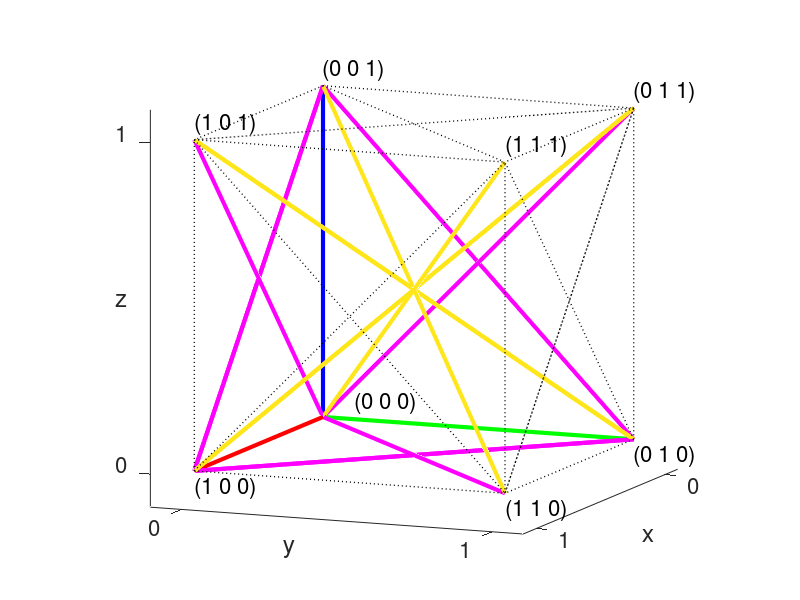
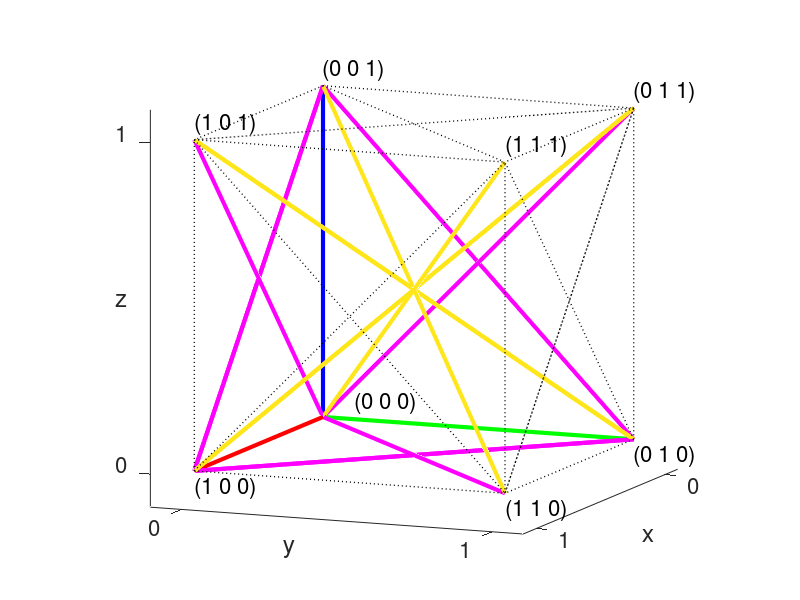

The MATLAB script that drew these images, in order:
function f = plotPattern3D()
  plot3([0], [0], [0]);

  set(gca, 'defaultlinelinewidth', 3);
  set(gca, 'xlim', [-0.1, 1.1]);
  set(gca, 'ylim', [-0.1, 1.1]);
  set(gca, 'zlim', [-0.1, 1.1]);
  
  set(gca, 'xtick', [0, 1]);
  set(gca, 'ytick', [0, 1]);
  set(gca, 'ztick', [0, 1]);

  set(gca, 'fontsize', 16);
  set(gca, 'defaulttextfontsize', 16);

  for i1=[0 1]
    for i2=[0 1]
      for j1=[0 1]
        for j2=[0 1]
          for k1=[0 1]
            for k2=[0 1]
              if (i1*i2 + j1*j2 + k1*k2) == 0 && ...
                    (i1 < i2  ...
                     || i1 == i1 && j1 < j2 ...
                     || i1 == i1 && j1 == j2 && k1 < k2)
                h = line([i1 i2], [j1 j2], [k1 k2]);
                if (i1 + i2 + j1 + j2 + k1 + k2) == 1
                  if i2 == 1
                    set(h, 'color', 'red');
                  elseif j2 == 1
                    set(h, 'color', 'green');
                  elseif k2 == 1
                    set(h, 'color', 'blue');
                  end
                elseif (i1 + i2 + j1 + j2 + k1 + k2) == 2
                  set(h, 'color', 'magenta');
                elseif (i1 + i2 + j1 + j2 + k1 + k2) == 3
                  set(h, 'color', [1 0.9 0.1]);
                else
                end
              elseif (i1 < i2  ...
                     || i1 == i1 && j1 < j2 ...
                     || i1 == i1 && j1 == j2 && k1 < k2)
                h = line([i1 i2], [j1 j2], [k1 k2]);
                set(h, 'color', 'black');
                set(h, 'linewidth', 1);
                set(h, 'linestyle', ':');
              end
            end
          end
        end
      end
    end
  end

  for i1=[0 1]
    for j1=[0 1]
      for k1=[0 1]
        if (k1 == 1)
          text(i1, j1, k1 + 0.05, sprintf('(%d %d %d)', i1, j1, ...
                                          k1));
        elseif (k1 == 0 && j1 == 0 && i1 == 0)
          text(i1, j1 + 0.1, k1 + 0.05, sprintf('(%d %d %d)', i1, j1, ...
                                          k1));
        else
          text(i1, j1, k1 - 0.05, sprintf('(%d %d %d)', i1, j1, ...
                                          k1));
        end
      end
    end
  end

  camorbit(150, -20);

  xlabel('x');
  hy = ylabel('y');
  cpos = get(hy, 'position');
  set(hy, 'position', cpos + [0, 0, 0.05]);
  zlabel('z');
  
  print('-depsc2', 'img/pattern-3d.eps');
  print('-r150', '-dpng', 'img/pattern-3d.png');
